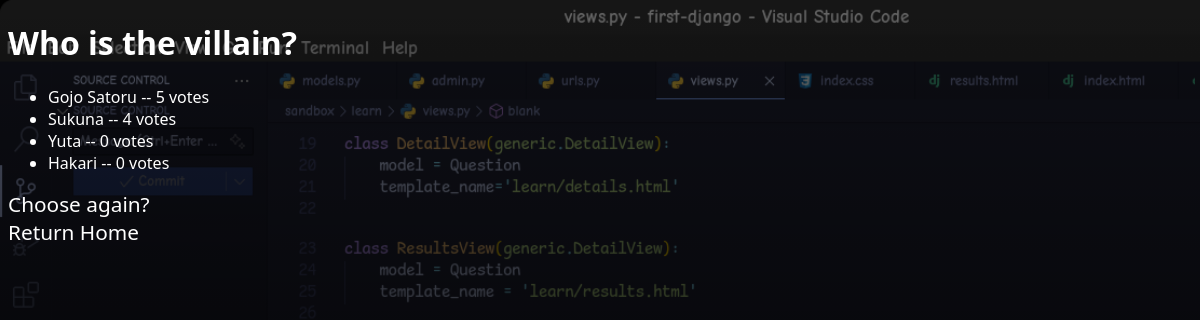
The app's page /learn/1/results/, older data.
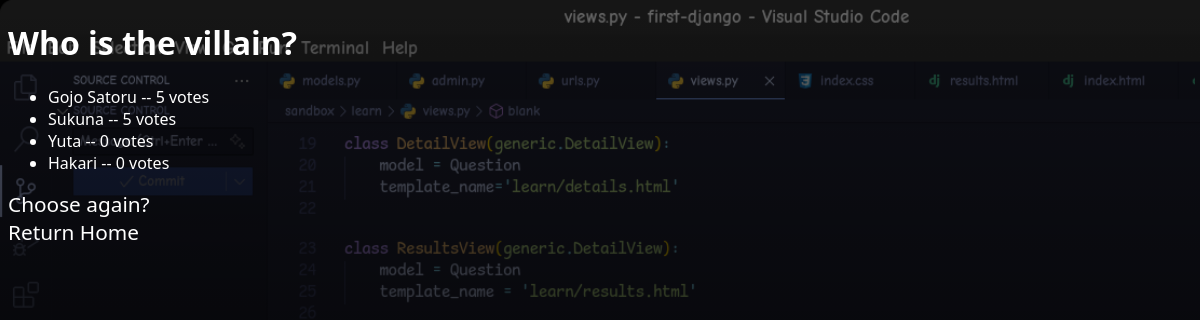
The same page, newer data.
### learn/models.py (models this page shows, shortened)
class Answer(models.Model):
    question = models.ForeignKey(Question, on_delete = models.CASCADE)
    choice_text = models.CharField(max_length = 200)
    votes = models.IntegerField(default=0)

### learn/views.py (the view)
# urls.py: path('<int:pk>/results/', views.ResultsView.as_view(), name='results'),
class ResultsView(generic.DetailView):
    model = Question
    template_name = 'learn/results.html'

### learn/templates/learn/results.html (shortened to what this page needs)
<!DOCTYPE html>
<html>
    <head>
        {% load static %}
        <link rel="stylesheet" href="{% static '/learn/index.css' %}">
    </head>
    <body>
        <h1>{{ question.query_text }}</h1>
            <ul>
                {% for choice in question.answer_set.all %}
                    <li>{{ choice.choice_text }} -- {{ choice.votes }} vote{{ choice.votes|pluralize }}</li>
                {% endfor %}
            </ul>
            <a href="{% url 'learn:details' question.id %}">Choose again?</a>
            <br/>
            <a href="/learn/"> Return Home </a>
    </body>
</html>

Row changes from the older to the newer data that the page shows:
changed Answer "Sukuna": votes "4" → "5"
